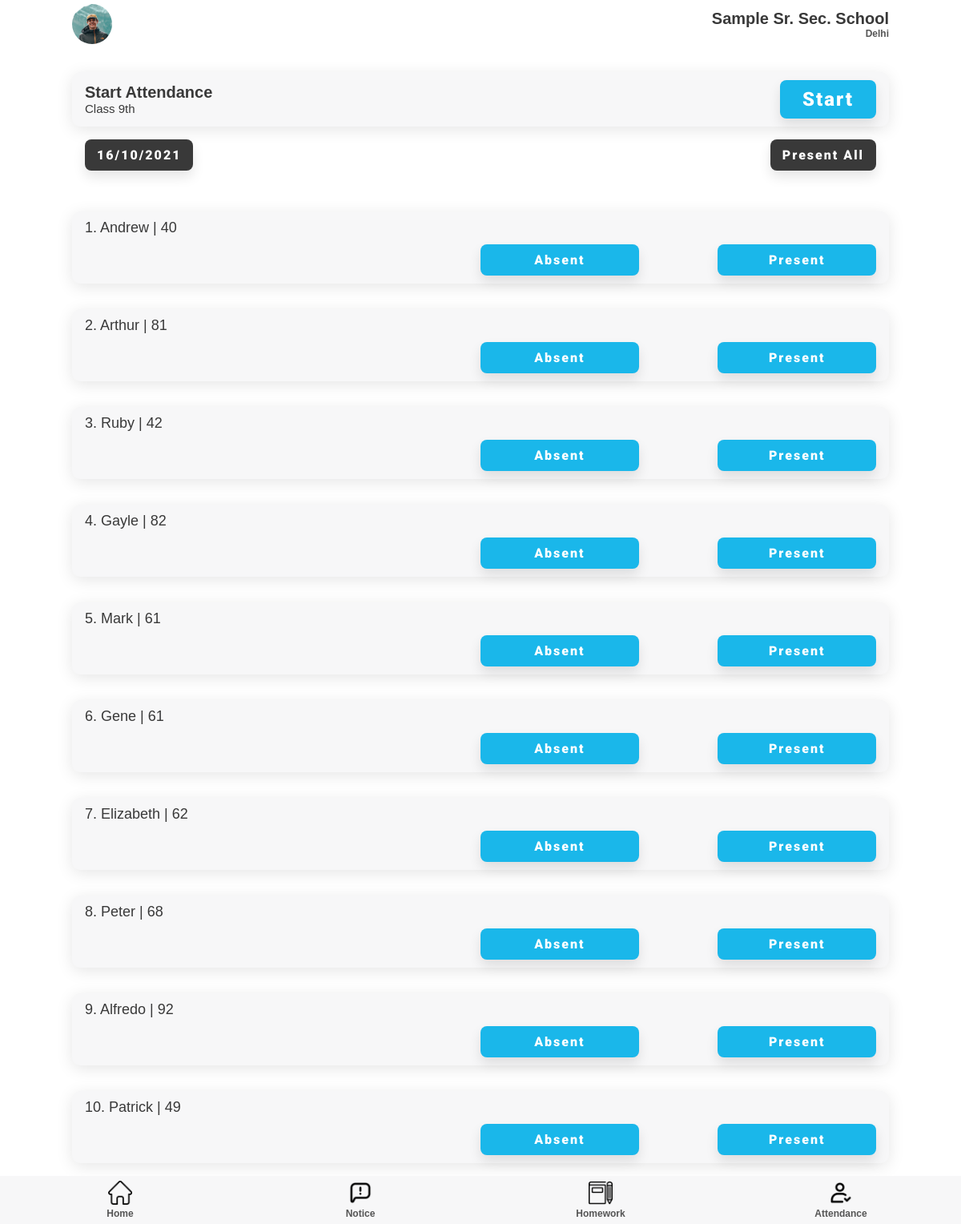
Screenshot of /attendance/teacher/ (signed in) with the database file from the repository.
### student/models.py (models this page shows)
class student(models.Model):
    fname = models.CharField(max_length=50)
    mname = models.CharField(max_length=50, blank=True, null=True)
    lname = models.CharField(max_length=50, blank=True, null=True)
    email = models.EmailField(blank=True, null=True)
    phone = models.IntegerField(blank=True, null=True)
    fathername = models.CharField(max_length=70)
    mothername = models.CharField(max_length=70)
    fatherphone = models.IntegerField()
    fatheremail = models.EmailField(blank=True, null=True)
    address = models.CharField(max_length=200)
    add_no = models.CharField(max_length=50, blank=True, null=True)
    roll_no = models.IntegerField()
    Class = models.ForeignKey('teacher.classSection', on_delete=models.PROTECT)
    school = models.ForeignKey('superadmin.school', on_delete=models.PROTECT)
    user = models.OneToOneField(User, on_delete=models.CASCADE)

### attendance/views.py (the view)
# urls.py: path('teacher/', views.Attendance, name='attendance'),
def Attendance(request):
    user = request.user
    t = teacher.objects.get(user=user)
    try:
        Class = classSection.objects.get(teacher=t)
        students = student.objects.filter(school=t.school, Class=Class)
        print(students)
        return render(request, 'attendance.html', {'students': students})
    except:
        return render(request, 'attendance.html', {'msg': True})

### templates/teacher/attendance.html (shortened to what this page needs)
{% extends 'home.html' %} {% load static %} {% block extra-head %}
<link rel="stylesheet" href="{% static 'css/attendance.css' %}" />
{% endblock extra-head %} {% block nav %}
<section id="nav">
  <nav class="top-navbar">
    <div class="profile-picture">
      <img src="{% static '/img/profile.jpg' %}" />
    </div>
    <div class="school-name">
      <h2>Sample Sr. Sec. School</h2>
      <h5 class="faded">Delhi</h5>
    </div>
  </nav>
</section>
{% endblock nav %} {% block content %}
{% if msg %}
<section id="not-found">
  <div class="not-found">
    <h1>
      <strong>You're not class teacher of any class.</strong>
    </h1>
  </div>
</section>
{% else %}
<section id="start-att">
  <div class="component-back">
    <div>
      <h2>Start Attendance</h2>
      <p>Class 9th</p>
    </div>
    <button class="btn btn-lg">Start</button>
  </div>
  <div class="att-date flex">
    <button class="btn btn-black">16/10/2021</button>
    <button class="btn btn-black">Present All</button>
  </div>
</section>
<section id="home-menu">
  <div class="home-menu">
    {% for student in students %}
    <div class="menu-list att-student-list">
      <div>
        <p>
          {{ forloop.counter }}. {{ student.fname }} {% if student.mname != "NULL"%}{{student.mname}}{% endif %} {% if student.lname != "NULL"%}{{student.lname}}{% endif %} | {{ student.roll_no }}
        </p>
      </div>
      <div id="{{ student.id }}" class="att-btns">
        <button class="btn btn-md" onclick="btnHandler(event)" value="false">
          Absent
        </button>
        <button class="btn btn-md" onclick="btnHandler(event)" value="true">
          Present
        </button>
      </div>
    </div>
    {% endfor %}
  </div>
</section>
{% endif %} {% endblock content %}

### templates/teacher/home.html (shortened to what this page needs)
{% load static %}
<!DOCTYPE html>
<html lang="en">
  {% block head %}
  <head>
    <link
      rel="stylesheet"
      href="https://cdnjs.cloudflare.com/ajax/libs/font-awesome/6.0.0-beta2/css/all.min.css"
    />
    <link rel="stylesheet" href="{% static 'css/style.css' %}" />
    {% block extra-head %}{% endblock extra-head %}
  </head>
  {% endblock head %}
  <body>
    <section id="main">
      {% block nav %}{% endblock nav %}
    {% block content %}{% endblock content %}
      {% block nav-bottom %}
      <section id="bottom-nav">
        <nav class="bottom-navbar">
          <div class="nav-links">
            <div class="nav-button">
              <a href="{% url 'teacher:teacherhome' %}">
                <img src="{% static '/img/home.png' %}" />
                <h5 class="faded">Home</h5>
              </a>
            </div>
            <div class="nav-button">
              <a href="{% url 'notice:teacherNotice' "all" %}">
                <img src="{% static '/img/notice.png' %}" />
                <h5 class="faded">Notice</h5>
              </a>
            </div>
            <div class="nav-button">
              <a href="{% url 'homework:homeworkTeacher' %}">
                <img src="{% static 'img/homework.png' %}" />
                <h5 class="faded">Homework</h5>
              </a>
            </div>
            <div class="nav-button">
              <a href="{% url 'attendance:attendance' %}">
                <img src="{% static '/img/check.png' %}" />
                <h5 class="faded">Attendance</h5>
              </a>
            </div>
          </div>
        </nav>
      </section>
      {% endblock nav-bottom %}
    </section>
  </body>
</html>

### static/css/style.css (style rules this page uses)
:root { --dark-green: #1ab7ea; --light-green: #9cdabd; --dark-red: #fb3f4a; --light-red: #fb878e; --light-red: #2196f3; --light-grey: #f7f7f8; --dark-grey: #e7e7e8; --dark: #393939; --faded: #555555; --center-width: 85%; }
* { box-sizing: border-box; margin: 0; padding: 0; }
body { font-family: "Arial", sans-serif; -webkit-font-smoothing: antialiased; }
a { text-decoration: none; }
* { margin: 0; padding: 0; }
#main { margin: auto; margin-bottom: 60px; width: 100%; background-color: #fff; }
#nav { margin-bottom: 30px; }
.top-navbar { margin: auto; display: flex; justify-content: space-between; align-items: center; align-content: center; height: 60px; width: var(--center-width); }
.profile-picture { height: 50px; width: 50px; }
.profile-picture img { height: 100%; width: 100%; border-radius: 50px; object-fit: cover; }
.school-name { display: flex; flex-direction: column; align-items: flex-end; }
.home-menu, .goto { margin: 35px auto 0; width: var(--center-width); display: flex; flex-direction: column; justify-content: space-between; }
.menu-list, .component-back { background-color: var(--light-grey); border-radius: 10px; display: flex; justify-content: space-between; align-items: center; margin: 1em 0; padding: 10px 16px; transition: all 0.5s ease 0s; box-shadow: 0px 4px 20px rgba(0, 0, 0, 0.1); }
.bottom-navbar { margin: auto; position: fixed; bottom: 0; background-color: var(--light-grey); height: 60px; width: 100%; }
.nav-links { margin: auto; width: var(--center-width); display: flex; justify-content: space-between; width: 100%; }
.nav-button { height: 60px; width: 25%; display: flex; flex-direction: column; justify-content: space-around; align-items: center; transition: all 0.3s ease-in-out 0.1s; }
.nav-button > a { width: 100%; text-align: center; }
.nav-button img { height: 30px; }
.btn { display: inline-block; background: var(--dark-green); color: #fff; padding: 10px 15px; min-width: 120px; font-size: 1rem; text-align: center; border: none; cursor: pointer; outline: none; box-shadow: 0px 8px 15px rgba(0, 0, 0, 0.1); transition: all 0.3s ease 0s; border-radius: 8px; letter-spacing: 2px; font-family: "Roboto", sans-serif; font-weight: 900; }
.btn-lg { font-size: 1.5rem; }
.btn-md { font-size: 1rem; }
.btn-black { background-color: var(--dark); color: #fff; }
.btn-black { background-color: var(--dark); }
p { color: var(--dark); font-size: 15px; font-weight: 300; }
h2 { color: var(--dark); text-transform: capitalize; font-size: 20px; font-weight: 600; }
h5 { color: var(--dark); font-size: 12px; font-weight: 600; }
.faded { color: var(--faded); }
.flex { display: flex; justify-content: space-between; }

### static/css/attendance.css (style rules this page uses)
#start-att { width: 85%; margin: auto; }
.att-date { padding: 0px 16px; }
.att-student-list { flex-direction: column; }
.att-btns { display: flex; width: 100%; justify-content: end; }
.att-btns button { margin-left: 10%; width: 20%; }
.att-student-list > div:nth-child(1) { align-self: baseline; }
.att-student-list > div > p { margin-bottom: 10px; font-size: 18px; }

### rows the page displays
student: fname "Andrew", roll_no "40"
student: fname "Arthur", roll_no "81"
student: fname "Ruby", roll_no "42"
student: fname "Gayle", roll_no "82"
student: fname "Mark", roll_no "61"
student: fname "Gene", roll_no "61"
student: fname "Elizabeth", roll_no "62"
student: fname "Peter", roll_no "68"
student: fname "Alfredo", roll_no "92"
student: fname "Patrick", roll_no "49"
